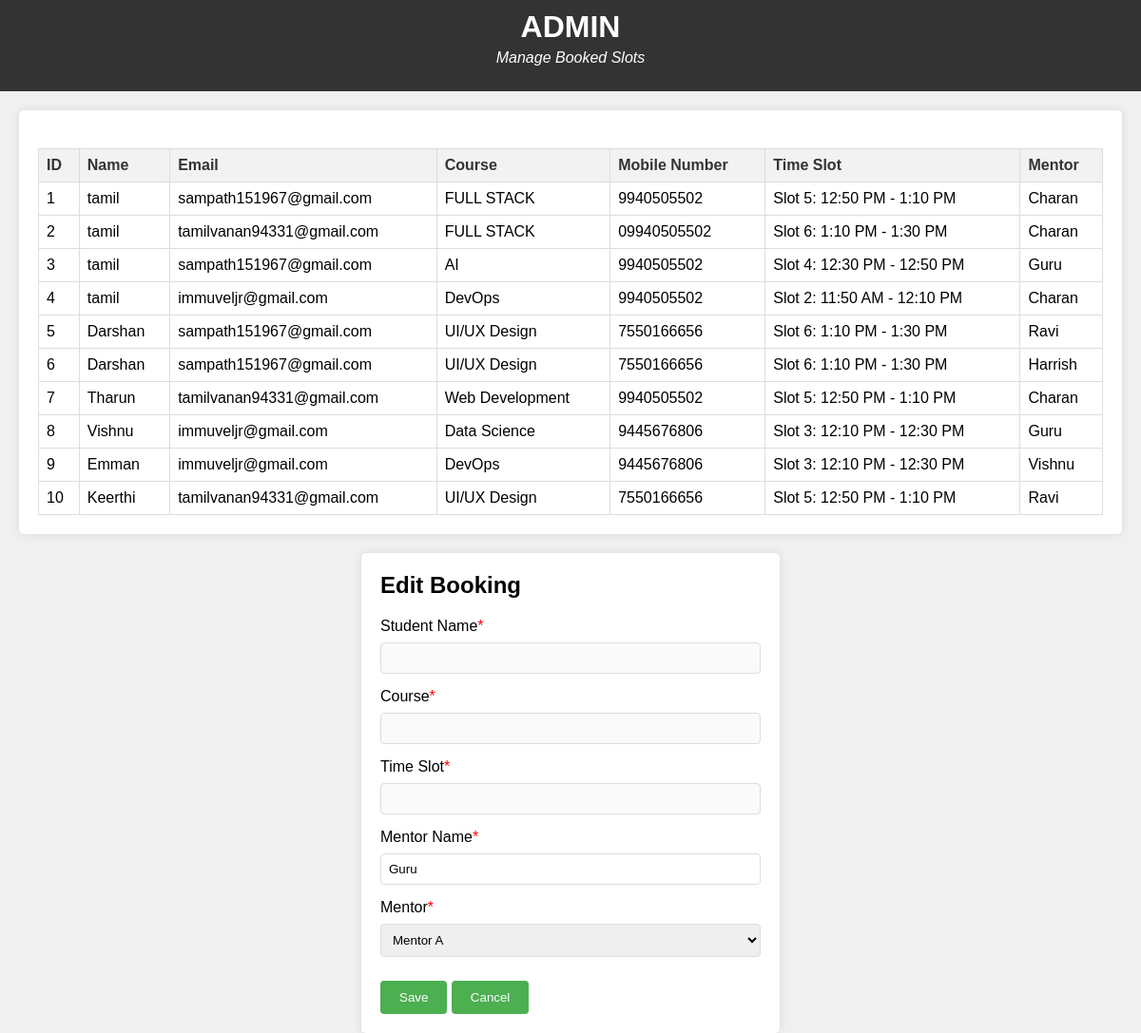
/admins/, run on the app's committed database.
### app/models.py (models this page shows)
class Students(models.Model):
    mentor =models.CharField(max_length=50,null=True,blank=True)
    Name = models.CharField(max_length=30)
    Course = models.CharField(max_length=30)
    Confirm = models.CharField(max_length=30)
    Bcode = models.CharField(max_length=30)
    Email = models.CharField(max_length=30)
    Phone = models.CharField(max_length=30)
    TimeSlot =  models.CharField(max_length=30)
    status = models.BooleanField(default=False)

### app/views.py (the view)
# urls.py: path('admins/',xyz),
def xyz(request):
    studentData = Students.objects.filter(status=0)
    mentor = Mentor.objects.all()
    return render(request, 'admin.html', {'students': studentData,'mentors':mentor})

### app/templates/admin.html (shortened to what this page needs)
<!DOCTYPE html>
<html lang="en">
<head>
</head>
<body>
    <header>
        <h1>ADMIN</h1>
        <p>Manage Booked Slots</p>
    </header>
    <div id="booked-slots">
        <table>
            <thead>
                <tr>
                    <th>ID</th>
                    <th>Name</th>
                    <th>Email</th>
                    <th>Course</th>
                    <th>Mobile Number</th>
                    <th>Time Slot</th>
                    <th>Mentor</th>
                </tr>
            </thead>
            <tbody id="booked-slots-body">
                {% for student in students %}
                <tr class="row-data">
                    <td>{{ student.id }}</td>
                    <td>{{ student.Name }}</td>
                    <td>{{ student.Email }}</td>
                    <td>{{ student.Course }}</td>
                    <td>{{ student.Phone }}</td>
                    <td>{{ student.TimeSlot }}</td>
                    <td>{{ student.mentor }}</td>
                </tr>
                {% endfor %}
            </tbody>
        </table>
    </div>
    <div class="edit-form" id="edit-form">
        <h2>Edit Booking</h2>
        <form id="edit-booking-form" action="" method="post">
            <label for="sName">Student Name<em>*</em></label>
            <input type="text" id="sName" name="studentName" class="required" disabled>
            <label for="cName">Course<em>*</em></label>
            <input type="text" id="cName" name="course" class="required" disabled>
            <label for="time">Time Slot<em>*</em></label>
            <input type="text" id="time" name="timeSlot" class="required" disabled>
            <label for="edit-username">Mentor Name<em>*</em></label>
            <input type="text" id="edit-username" name="mentorName" class="required">
            <label for="edit-mentor">Mentor<em>*</em></label>
            <select id="edit-mentor" name="mentor" class="required">
                {% for mentor in mentors %}
                <option value="{{ mentor.Name }}">{{ mentor.Mentor }}</option>
                {% endfor %}
            </select>
            <button type="submit" onclick="saveBooking()">Save</button>
            <button type="reset" onclick="cancelEdit()">Cancel</button>
        </form>
    </div>
</body>
</html>

### app/templates/admin.html (style rules this page uses)
body { font-family: Arial, sans-serif; margin: 0; padding: 0; background-color: #f0f0f0; }
header { background-color: #333; color: #fff; text-align: center; padding: 10px 0; }
header h1 { margin: 0; }
header p { margin-top: 5px; font-style: italic; }
#booked-slots { margin: 20px; background-color: #fff; padding: 20px; border-radius: 5px; box-shadow: 0 0 10px rgba(0, 0, 0, 0.1); }
table { width: 100%; border-collapse: collapse; margin-top: 20px; }
th, td { border: 1px solid #ddd; padding: 8px; text-align: left; }
th { background-color: #f2f2f2; color: #333; }
.edit-form { background-color: #fff; padding: 20px; border-radius: 5px; box-shadow: 0 0 10px rgba(0, 0, 0, 0.1); margin-top: 20px; max-width: 400px; margin-left: auto; margin-right: auto; }
.edit-form h2 { margin-top: 0; }
label { display: block; margin-bottom: 8px; }
input[type="text"], select { width: 100%; padding: 8px; margin-bottom: 15px; border: 1px solid #ddd; border-radius: 4px; box-sizing: border-box; }
button { background-color: #4CAF50; color: white; padding: 10px 20px; border: none; border-radius: 4px; cursor: pointer; margin-top: 10px; }
em { color: red; font-style: normal; }

### data on the page
Students: id "1", Name "tamil", Email "sampath151967@gmail.com", Course "FULL STACK", Phone "9940505502", TimeSlot "Slot 5: 12:50 PM - 1:10 PM", mentor "Charan"
Students: id "2", Name "tamil", Email "tamilvanan94331@gmail.com", Course "FULL STACK", Phone "09940505502", TimeSlot "Slot 6: 1:10 PM - 1:30 PM", mentor "Charan"
Students: id "3", Name "tamil", Email "sampath151967@gmail.com", Course "AI", Phone "9940505502", TimeSlot "Slot 4: 12:30 PM - 12:50 PM", mentor "Guru"
Students: id "4", Name "tamil", Email "immuveljr@gmail.com", Course "DevOps", Phone "9940505502", TimeSlot "Slot 2: 11:50 AM - 12:10 PM", mentor "Charan"
Students: id "5", Name "Darshan", Email "sampath151967@gmail.com", Course "UI/UX Design", Phone "7550166656", TimeSlot "Slot 6: 1:10 PM - 1:30 PM", mentor "Ravi"
Students: id "6", Name "Darshan", Email "sampath151967@gmail.com", Course "UI/UX Design", Phone "7550166656", TimeSlot "Slot 6: 1:10 PM - 1:30 PM", mentor "Harrish"
Students: id "7", Name "Tharun", Email "tamilvanan94331@gmail.com", Course "Web Development", Phone "9940505502", TimeSlot "Slot 5: 12:50 PM - 1:10 PM", mentor "Charan"
Students: id "8", Name "Vishnu", Email "immuveljr@gmail.com", Course "Data Science", Phone "9445676806", TimeSlot "Slot 3: 12:10 PM - 12:30 PM", mentor "Guru"
Students: id "9", Name "Emman", Email "immuveljr@gmail.com", Course "DevOps", Phone "9445676806", TimeSlot "Slot 3: 12:10 PM - 12:30 PM", mentor "Vishnu"
Students: id "10", Name "Keerthi", Email "tamilvanan94331@gmail.com", Course "UI/UX Design", Phone "7550166656", TimeSlot "Slot 5: 12:50 PM - 1:10 PM", mentor "Ravi"

### other printed values
form field mentor "Mentor A"
